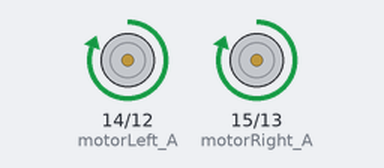
The sketch below on a simulated Arduino Uno, built with avr-gcc and run on an emulated ATmega328P. On the bench: motor-driver pin pairs drawn as motors (green arrow = first pin HIGH = forward, orange = second pin HIGH = backward, longer = more drive).

Above: at 1.0 s.
At 3.0 s:
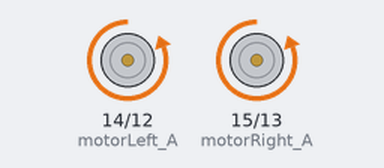
At 4.5 s:
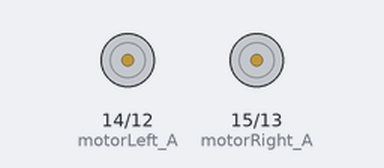
Timing chart, 0 to 6.5 s (numbered marks = the images above):
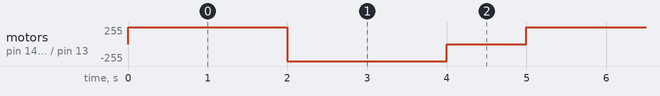

Measured:
- by itself, motor on pin 14 (motorLeft_A) / pin 12 (motorLeft_B), motor on pin 15 (motorRight_A) / pin 13 (motorRight_B): repeats every 5.0 s: backward 255/255 2.0 s, stopped 1.0 s, forward 255/255 2.0 s

The sketch:

test.ino
```cpp
const int motorLeft_A = 14;
const int motorLeft_B = 12;
const int motorRight_A = 15;
const int motorRight_B = 13;

void setup() {
  // Set motor pins as outputs
  pinMode(motorLeft_A, OUTPUT);
  pinMode(motorLeft_B, OUTPUT);
  pinMode(motorRight_A, OUTPUT);
  pinMode(motorRight_B, OUTPUT);
}

void loop() {
  // Forward
  analogWrite(motorLeft_A, 255);
  analogWrite(motorLeft_B, 0);
  analogWrite(motorRight_A, 255);
  analogWrite(motorRight_B, 0);
  delay(2000);

  // Backward
  analogWrite(motorLeft_A, 0);
  analogWrite(motorLeft_B, 255);
  analogWrite(motorRight_A, 0);
  analogWrite(motorRight_B, 255);
  delay(2000);

  // Stop
  analogWrite(motorLeft_A, 0);
  analogWrite(motorLeft_B, 0);
  analogWrite(motorRight_A, 0);
  analogWrite(motorRight_B, 0);
  delay(1000);
}
```
